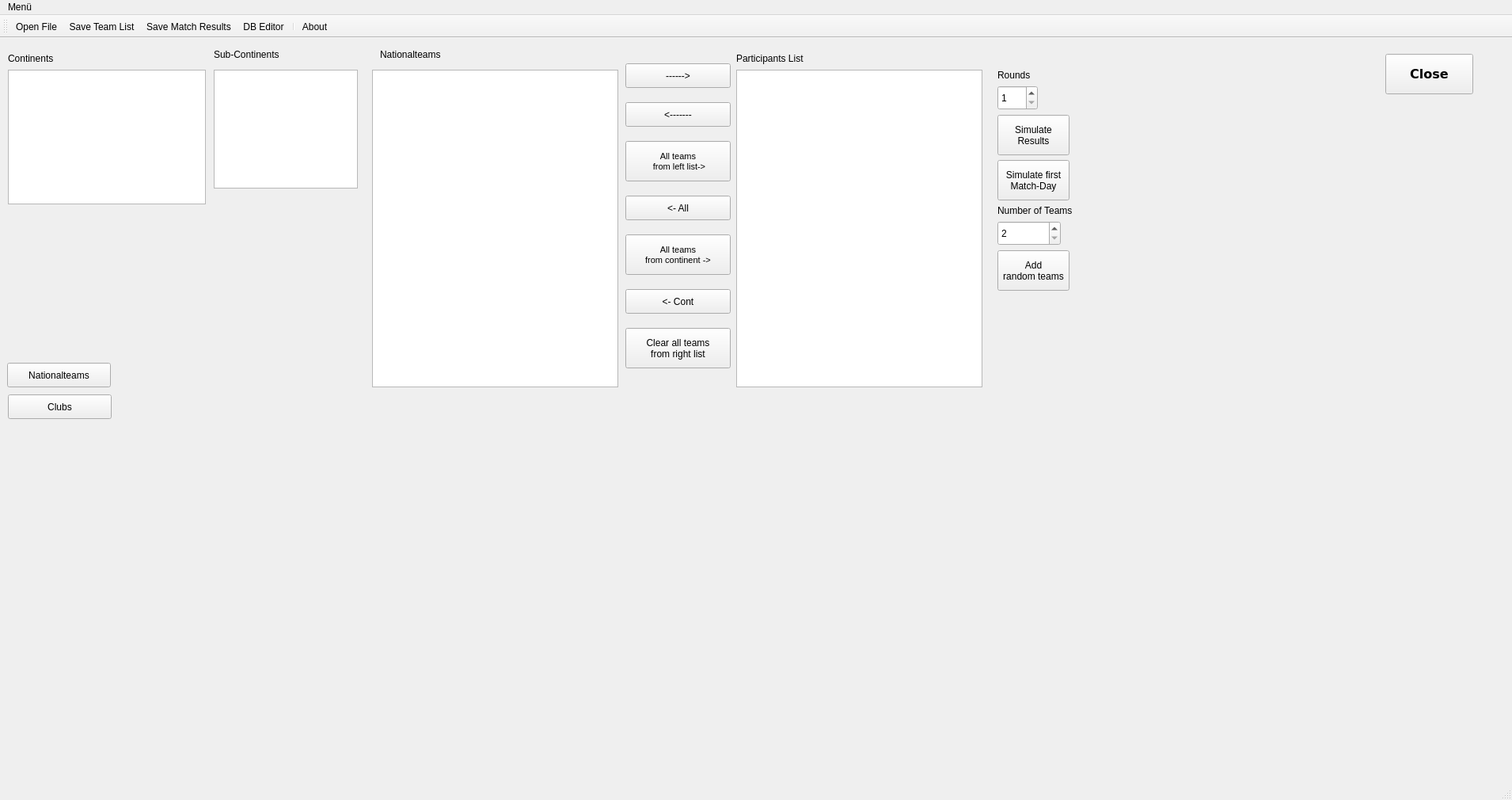
<?xml version="1.0" encoding="UTF-8"?>
<ui version="4.0">
 <class>MainWindow</class>
 <widget class="QMainWindow" name="MainWindow">
  <property name="geometry">
   <rect>
    <x>0</x>
    <y>0</y>
    <width>1910</width>
    <height>1010</height>
   </rect>
  </property>
  <property name="sizePolicy">
   <sizepolicy hsizetype="Expanding" vsizetype="Expanding">
    <horstretch>0</horstretch>
    <verstretch>0</verstretch>
   </sizepolicy>
  </property>
  <property name="minimumSize">
   <size>
    <width>1280</width>
    <height>685</height>
   </size>
  </property>
  <property name="maximumSize">
   <size>
    <width>3840</width>
    <height>2100</height>
   </size>
  </property>
  <property name="cursor">
   <cursorShape>ArrowCursor</cursorShape>
  </property>
  <property name="windowTitle">
   <string>Soccer Result Simulater 1.2.1</string>
  </property>
  <property name="locale">
   <locale language="English" country="Germany"/>
  </property>
  <widget class="QWidget" name="centralwidget">
   <widget class="QLabel" name="LblNatTeams">
    <property name="geometry">
     <rect>
      <x>480</x>
      <y>10</y>
      <width>251</width>
      <height>22</height>
     </rect>
    </property>
    <property name="styleSheet">
     <string notr="true">font: 12pt &quot;Noto Sans&quot;;</string>
    </property>
    <property name="text">
     <string>Nationalteams</string>
    </property>
   </widget>
   <widget class="QPushButton" name="CmdClose">
    <property name="geometry">
     <rect>
      <x>1750</x>
      <y>20</y>
      <width>111</width>
      <height>51</height>
     </rect>
    </property>
    <property name="minimumSize">
     <size>
      <width>111</width>
      <height>51</height>
     </size>
    </property>
    <property name="font">
     <font>
      <family>Verdana</family>
      <pointsize>12</pointsize>
      <weight>75</weight>
      <italic>false</italic>
      <bold>true</bold>
     </font>
    </property>
    <property name="styleSheet">
     <string notr="true"/>
    </property>
    <property name="text">
     <string>Close</string>
    </property>
   </widget>
   <widget class="QLabel" name="LblSubCont">
    <property name="geometry">
     <rect>
      <x>270</x>
      <y>10</y>
      <width>181</width>
      <height>22</height>
     </rect>
    </property>
    <property name="styleSheet">
     <string notr="true">font: 12pt &quot;Noto Sans&quot;;</string>
    </property>
    <property name="text">
     <string>Sub-Continents</string>
    </property>
   </widget>
   <widget class="QPushButton" name="CmdNatTeamsMode">
    <property name="geometry">
     <rect>
      <x>9</x>
      <y>410</y>
      <width>131</width>
      <height>31</height>
     </rect>
    </property>
    <property name="minimumSize">
     <size>
      <width>131</width>
      <height>31</height>
     </size>
    </property>
    <property name="maximumSize">
     <size>
      <width>160</width>
      <height>40</height>
     </size>
    </property>
    <property name="toolTip">
     <string>&lt;html&gt;&lt;head/&gt;&lt;body&gt;&lt;p&gt;Click this button to switches into the nationalteam-mode. Only nationlteams will be displayed and can be selected&lt;/p&gt;&lt;/body&gt;&lt;/html&gt;</string>
    </property>
    <property name="text">
     <string>Nationalteams</string>
    </property>
   </widget>
   <widget class="QLabel" name="LblGitHubLink">
    <property name="geometry">
     <rect>
      <x>1510</x>
      <y>17</y>
      <width>161</width>
      <height>35</height>
     </rect>
    </property>
    <property name="minimumSize">
     <size>
      <width>161</width>
      <height>35</height>
     </size>
    </property>
    <property name="maximumSize">
     <size>
      <width>16777215</width>
      <height>35</height>
     </size>
    </property>
    <property name="text">
     <string>&lt;html&gt;&lt;head/&gt;&lt;body&gt;&lt;p&gt;&lt;br/&gt;&lt;/p&gt;&lt;/body&gt;&lt;/html&gt;</string>
    </property>
   </widget>
   <widget class="QListWidget" name="LstNatTeams">
    <property name="geometry">
     <rect>
      <x>470</x>
      <y>40</y>
      <width>311</width>
      <height>401</height>
     </rect>
    </property>
    <property name="minimumSize">
     <size>
      <width>311</width>
      <height>300</height>
     </size>
    </property>
    <property name="maximumSize">
     <size>
      <width>311</width>
      <height>750</height>
     </size>
    </property>
    <property name="cursor" stdset="0">
     <cursorShape>ArrowCursor</cursorShape>
    </property>
    <property name="dragDropMode">
     <enum>QAbstractItemView::DragOnly</enum>
    </property>
    <property name="defaultDropAction">
     <enum>Qt::MoveAction</enum>
    </property>
    <property name="selectionMode">
     <enum>QAbstractItemView::MultiSelection</enum>
    </property>
   </widget>
   <widget class="QPushButton" name="CmdClubsMode">
    <property name="geometry">
     <rect>
      <x>10</x>
      <y>450</y>
      <width>131</width>
      <height>31</height>
     </rect>
    </property>
    <property name="minimumSize">
     <size>
      <width>131</width>
      <height>31</height>
     </size>
    </property>
    <property name="maximumSize">
     <size>
      <width>160</width>
      <height>40</height>
     </size>
    </property>
    <property name="toolTip">
     <string>&lt;html&gt;&lt;head/&gt;&lt;body&gt;&lt;p&gt;Click this button to switches into the club-mode. Only clubs will be displayed and can be selected&lt;/p&gt;&lt;/body&gt;&lt;/html&gt;</string>
    </property>
    <property name="text">
     <string>Clubs</string>
    </property>
   </widget>
   <widget class="QLabel" name="LblContinents">
    <property name="geometry">
     <rect>
      <x>10</x>
      <y>10</y>
      <width>161</width>
      <height>31</height>
     </rect>
    </property>
    <property name="styleSheet">
     <string notr="true">font: 12pt &quot;Noto Sans&quot;;</string>
    </property>
    <property name="text">
     <string>Continents</string>
    </property>
   </widget>
   <widget class="QListWidget" name="LstContinents">
    <property name="geometry">
     <rect>
      <x>10</x>
      <y>40</y>
      <width>250</width>
      <height>170</height>
     </rect>
    </property>
    <property name="minimumSize">
     <size>
      <width>250</width>
      <height>170</height>
     </size>
    </property>
    <property name="styleSheet">
     <string notr="true"/>
    </property>
   </widget>
   <widget class="QLabel" name="LblSelTeams">
    <property name="geometry">
     <rect>
      <x>930</x>
      <y>10</y>
      <width>211</width>
      <height>31</height>
     </rect>
    </property>
    <property name="styleSheet">
     <string notr="true">font: 12pt &quot;Noto Sans&quot;;</string>
    </property>
    <property name="text">
     <string>Participants List</string>
    </property>
   </widget>
   <widget class="QListWidget" name="LstSubCont">
    <property name="geometry">
     <rect>
      <x>270</x>
      <y>40</y>
      <width>182</width>
      <height>150</height>
     </rect>
    </property>
    <property name="minimumSize">
     <size>
      <width>182</width>
      <height>150</height>
     </size>
    </property>
    <property name="maximumSize">
     <size>
      <width>200</width>
      <height>160</height>
     </size>
    </property>
   </widget>
   <widget class="QListWidget" name="LstSelectedTeams">
    <property name="geometry">
     <rect>
      <x>930</x>
      <y>40</y>
      <width>311</width>
      <height>401</height>
     </rect>
    </property>
    <property name="minimumSize">
     <size>
      <width>311</width>
      <height>300</height>
     </size>
    </property>
    <property name="maximumSize">
     <size>
      <width>311</width>
      <height>750</height>
     </size>
    </property>
    <property name="dragDropMode">
     <enum>QAbstractItemView::DragDrop</enum>
    </property>
    <property name="defaultDropAction">
     <enum>Qt::MoveAction</enum>
    </property>
    <property name="selectionMode">
     <enum>QAbstractItemView::MultiSelection</enum>
    </property>
   </widget>
   <widget class="QWidget" name="layoutWidget">
    <property name="geometry">
     <rect>
      <x>790</x>
      <y>20</y>
      <width>133</width>
      <height>411</height>
     </rect>
    </property>
    <layout class="QGridLayout" name="gridLayout">
     <item row="0" column="0">
      <widget class="QPushButton" name="CmdTeamSelection">
       <property name="minimumSize">
        <size>
         <width>131</width>
         <height>31</height>
        </size>
       </property>
       <property name="toolTip">
        <string>&lt;html&gt;&lt;head/&gt;&lt;body&gt;&lt;p&gt;Click here to add a team into the right list.&lt;/p&gt;&lt;/body&gt;&lt;/html&gt;</string>
       </property>
       <property name="text">
        <string>------&gt;</string>
       </property>
      </widget>
     </item>
     <item row="1" column="0">
      <widget class="QPushButton" name="CmdUndoSelectedTeam">
       <property name="minimumSize">
        <size>
         <width>131</width>
         <height>31</height>
        </size>
       </property>
       <property name="toolTip">
        <string>&lt;html&gt;&lt;head/&gt;&lt;body&gt;&lt;p&gt;Click here to put back a team into the left list&lt;/p&gt;&lt;/body&gt;&lt;/html&gt;</string>
       </property>
       <property name="text">
        <string>&lt;-------</string>
       </property>
      </widget>
     </item>
     <item row="2" column="0">
      <widget class="QPushButton" name="CmdSelectWholeSubCo">
       <property name="minimumSize">
        <size>
         <width>131</width>
         <height>51</height>
        </size>
       </property>
       <property name="font">
        <font>
         <pointsize>8</pointsize>
        </font>
       </property>
       <property name="toolTip">
        <string>&lt;html&gt;&lt;head/&gt;&lt;body&gt;&lt;p&gt;Click this button, to put all teams from the left list into the right list&lt;/p&gt;&lt;/body&gt;&lt;/html&gt;</string>
       </property>
       <property name="text">
        <string>All teams
 from left list-&gt;</string>
       </property>
      </widget>
     </item>
     <item row="3" column="0">
      <widget class="QPushButton" name="CmdUndoWholeSubCo">
       <property name="minimumSize">
        <size>
         <width>91</width>
         <height>31</height>
        </size>
       </property>
       <property name="text">
        <string>&lt;- All</string>
       </property>
      </widget>
     </item>
     <item row="4" column="0">
      <widget class="QPushButton" name="CmdSelectWholeCont">
       <property name="minimumSize">
        <size>
         <width>131</width>
         <height>51</height>
        </size>
       </property>
       <property name="font">
        <font>
         <pointsize>8</pointsize>
        </font>
       </property>
       <property name="toolTip">
        <string>&lt;html&gt;&lt;head/&gt;&lt;body&gt;&lt;p&gt;This button moves all nationalteams from the current selected continent into the participants list&lt;/p&gt;&lt;/body&gt;&lt;/html&gt;</string>
       </property>
       <property name="text">
        <string>All teams
from continent -&gt;</string>
       </property>
      </widget>
     </item>
     <item row="5" column="0">
      <widget class="QPushButton" name="CmdUndoWholeCont">
       <property name="minimumSize">
        <size>
         <width>91</width>
         <height>31</height>
        </size>
       </property>
       <property name="text">
        <string>&lt;- Cont</string>
       </property>
      </widget>
     </item>
     <item row="6" column="0">
      <widget class="QPushButton" name="CmdClearAll">
       <property name="minimumSize">
        <size>
         <width>121</width>
         <height>51</height>
        </size>
       </property>
       <property name="toolTip">
        <string>&lt;html&gt;&lt;head/&gt;&lt;body&gt;&lt;p&gt;Click here to remove all teams from the participants list&lt;/p&gt;&lt;/body&gt;&lt;/html&gt;</string>
       </property>
       <property name="text">
        <string>Clear all teams
from right list</string>
       </property>
      </widget>
     </item>
    </layout>
   </widget>
   <widget class="QWidget" name="LayoutSetRounds" native="true">
    <property name="geometry">
     <rect>
      <x>1260</x>
      <y>40</y>
      <width>221</width>
      <height>391</height>
     </rect>
    </property>
    <layout class="QFormLayout" name="formLayout_2">
     <item row="0" column="0">
      <widget class="QLabel" name="LblRounds">
       <property name="styleSheet">
        <string notr="true">font: 12pt &quot;Noto Sans&quot;;</string>
       </property>
       <property name="text">
        <string>Rounds</string>
       </property>
      </widget>
     </item>
     <item row="1" column="0">
      <widget class="QSpinBox" name="SpbNumberOfRounds">
       <property name="minimumSize">
        <size>
         <width>51</width>
         <height>31</height>
        </size>
       </property>
       <property name="maximumSize">
        <size>
         <width>51</width>
         <height>31</height>
        </size>
       </property>
       <property name="toolTip">
        <string>&lt;html&gt;&lt;head/&gt;&lt;body&gt;&lt;p&gt;Determine the number of rounds. It means rounds of matches and re-matches. For example if you choose 3, you got matches 1; re-matches 1; matches 2. Max is 8. So, 4 rounds of matches and 4 rounds of re-matches, alternately&lt;/p&gt;&lt;/body&gt;&lt;/html&gt;</string>
       </property>
       <property name="minimum">
        <number>1</number>
       </property>
       <property name="maximum">
        <number>16</number>
       </property>
      </widget>
     </item>
     <item row="2" column="0">
      <widget class="QPushButton" name="CmdMatchSchedule">
       <property name="minimumSize">
        <size>
         <width>91</width>
         <height>51</height>
        </size>
       </property>
       <property name="toolTip">
        <string>&lt;html&gt;&lt;head/&gt;&lt;body&gt;&lt;p&gt;Click here to simulate the results of the participating teams. The closing table will be shown&lt;/p&gt;&lt;/body&gt;&lt;/html&gt;</string>
       </property>
       <property name="text">
        <string>Simulate
Results</string>
       </property>
      </widget>
     </item>
     <item row="8" column="0">
      <widget class="QSpinBox" name="SpbNumberOfTeams">
       <property name="minimumSize">
        <size>
         <width>80</width>
         <height>31</height>
        </size>
       </property>
       <property name="maximumSize">
        <size>
         <width>51</width>
         <height>31</height>
        </size>
       </property>
       <property name="toolTip">
        <string>&lt;html&gt;&lt;head/&gt;&lt;body&gt;&lt;p&gt;Determine the number of teams to be generated randomly&lt;/p&gt;&lt;/body&gt;&lt;/html&gt;</string>
       </property>
       <property name="minimum">
        <number>2</number>
       </property>
       <property name="maximum">
        <number>500</number>
       </property>
      </widget>
     </item>
     <item row="3" column="0">
      <widget class="QPushButton" name="CmdFirstDay">
       <property name="minimumSize">
        <size>
         <width>91</width>
         <height>51</height>
        </size>
       </property>
       <property name="maximumSize">
        <size>
         <width>16777215</width>
         <height>16777215</height>
        </size>
       </property>
       <property name="toolTip">
        <string>&lt;html&gt;&lt;head/&gt;&lt;body&gt;&lt;p&gt;Click continue to show the results and table from the next matchday&lt;/p&gt;&lt;/body&gt;&lt;/html&gt;</string>
       </property>
       <property name="text">
        <string>Simulate first
Match-Day</string>
       </property>
      </widget>
     </item>
     <item row="7" column="0">
      <widget class="QLabel" name="LblNumberOfTeams">
       <property name="styleSheet">
        <string notr="true">font: 12pt &quot;Noto Sans&quot;;</string>
       </property>
       <property name="text">
        <string>Number of Teams</string>
       </property>
      </widget>
     </item>
     <item row="9" column="0">
      <widget class="QPushButton" name="CmdAddRandomTeams">
       <property name="minimumSize">
        <size>
         <width>91</width>
         <height>51</height>
        </size>
       </property>
       <property name="toolTip">
        <string>&lt;html&gt;&lt;head/&gt;&lt;body&gt;&lt;p&gt;Click here to simulate the results of the participating teams. The closing table will be shown&lt;/p&gt;&lt;/body&gt;&lt;/html&gt;</string>
       </property>
       <property name="text">
        <string>Add
random teams</string>
       </property>
      </widget>
     </item>
    </layout>
   </widget>
  </widget>
  <widget class="QMenuBar" name="menubar">
   <property name="geometry">
    <rect>
     <x>0</x>
     <y>0</y>
     <width>1910</width>
     <height>21</height>
    </rect>
   </property>
   <widget class="QMenu" name="menuMen">
    <property name="title">
     <string>Menü</string>
    </property>
    <addaction name="actionOpenFile"/>
    <addaction name="actionSaveTeamList"/>
    <addaction name="actionSaveMatchResults"/>
    <addaction name="actionDB_Editor"/>
    <addaction name="separator"/>
    <addaction name="actionAbout"/>
   </widget>
   <addaction name="menuMen"/>
  </widget>
  <widget class="QStatusBar" name="statusbar"/>
  <widget class="QToolBar" name="toolBar">
   <property name="windowTitle">
    <string>toolBar</string>
   </property>
   <attribute name="toolBarArea">
    <enum>TopToolBarArea</enum>
   </attribute>
   <attribute name="toolBarBreak">
    <bool>false</bool>
   </attribute>
   <addaction name="actionOpenFile"/>
   <addaction name="actionSaveTeamList"/>
   <addaction name="actionSaveMatchResults"/>
   <addaction name="actionDB_Editor"/>
   <addaction name="separator"/>
   <addaction name="actionAbout"/>
  </widget>
  <action name="actionDB_Editor">
   <property name="icon">
    <iconset resource="misc.qrc">
     <normaloff>:/miscRsc/misc_icons/dbIcon.png</normaloff>:/miscRsc/misc_icons/dbIcon.png</iconset>
   </property>
   <property name="text">
    <string>DB Editor</string>
   </property>
   <property name="toolTip">
    <string>Execute DB Editor</string>
   </property>
  </action>
  <action name="actionAbout">
   <property name="icon">
    <iconset resource="misc.qrc">
     <normaloff>:/miscRsc/misc_icons/icon_Qt_78x78px.png</normaloff>:/miscRsc/misc_icons/icon_Qt_78x78px.png</iconset>
   </property>
   <property name="text">
    <string>About</string>
   </property>
  </action>
  <action name="actionOpenFile">
   <property name="icon">
    <iconset>
     <normalon>:/miscRsc/misc_icons/open_file.png</normalon>
    </iconset>
   </property>
   <property name="text">
    <string>Open File</string>
   </property>
   <property name="toolTip">
    <string>Open Database File or List File</string>
   </property>
  </action>
  <action name="actionSaveTeamList">
   <property name="icon">
    <iconset resource="misc.qrc">
     <normaloff>:/miscRsc/misc_icons/saveTxt.png</normaloff>:/miscRsc/misc_icons/saveTxt.png</iconset>
   </property>
   <property name="text">
    <string>Save Team List</string>
   </property>
  </action>
  <action name="actionSaveMatchResults">
   <property name="icon">
    <iconset resource="misc.qrc">
     <normaloff>:/miscRsc/misc_icons/saveMatchResults.png</normaloff>:/miscRsc/misc_icons/saveMatchResults.png</iconset>
   </property>
   <property name="text">
    <string>Save Match Results</string>
   </property>
  </action>
 </widget>
 <resources>
  <include location="misc.qrc"/>
 </resources>
 <connections>
  <connection>
   <sender>CmdClose</sender>
   <signal>clicked()</signal>
   <receiver>MainWindow</receiver>
   <slot>close()</slot>
   <hints>
    <hint type="sourcelabel">
     <x>1860</x>
     <y>130</y>
    </hint>
    <hint type="destinationlabel">
     <x>1283</x>
     <y>953</y>
    </hint>
   </hints>
  </connection>
 </connections>
</ui>
